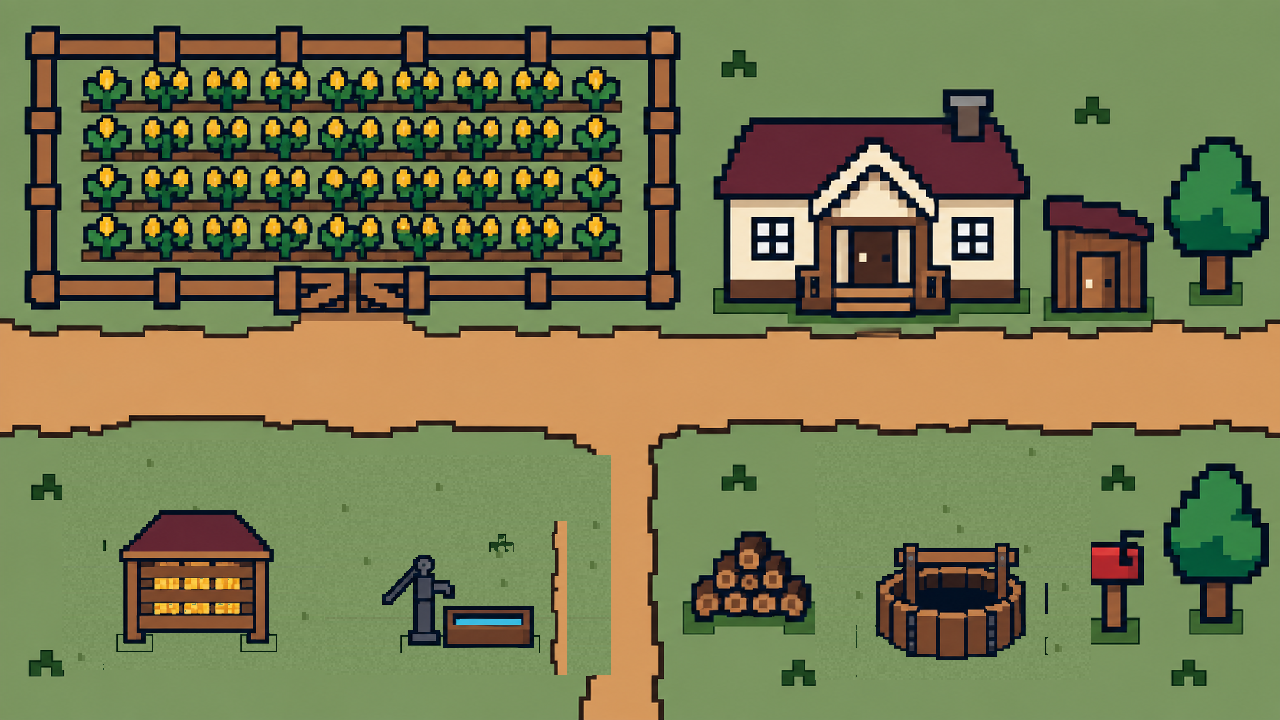
#> input picture assets/maps/corn_house.png, 1280 x 720 px, found by its file name
$ python adjust_corn_props.py
#> lines starting #> are read from the running program, lines starting #| are printed output that depends on the picture
from pathlib import Path
import random
from PIL import Image, ImageDraw

ROOT=Path(__file__).resolve().parents[1]
formal=Path(r"D:\farm-tycoon\assets\maps\corn_house.png")
source=Image.open(formal if formal.exists() else ROOT/"assets/maps/corn_house.png").convert("RGB")
#> source is the input picture: PIL image 1280x720 RGB; mean R, G, B 120.1, 122.5, 80.3
canvas=source.copy();rng=random.Random(4417)

def is_grass(c):
    r,g,b=c
    return g>70 and g>r*.88 and g>b*1.18

def local_grass(y):
    samples=[source.getpixel((x,max(0,min(719,y)))) for x in range(0,1280,8)]
    samples=[c for c in samples if is_grass(c)]
    if not samples:return (111,143,79)
    samples.sort(key=lambda c:sum(c))
    return samples[len(samples)//2]

def clear_to_grass(box):
    x0,y0,x1,y1=box;d=ImageDraw.Draw(canvas)
    for y in range(y0,y1,2):
        base=local_grass(y)
        for x in range(x0,x1,2):
            jitter=rng.choice([-5,-2,0,0,2,5]);c=tuple(max(0,min(255,v+jitter)) for v in base)
            d.rectangle((x,y,x+1,y+1),fill=c)
    for _ in range(max(8,(x1-x0)*(y1-y0)//9000)):
        x=rng.randrange(x0+5,x1-5);y=rng.randrange(y0+5,y1-5);c=local_grass(y)
        d.rectangle((x,y,x+3,y+7),fill=tuple(max(0,v-35) for v in c));d.rectangle((x+4,y+2,x+6,y+7),fill=tuple(max(0,v-22) for v in c))

def cut_object(box):
    crop=source.crop(box).convert("RGBA");alpha=Image.new("L",crop.size,0);ap=alpha.load();cp=crop.load()
    for y in range(crop.height):
        for x in range(crop.width):ap[x,y]=0 if is_grass(cp[x,y][:3]) else 255
    crop.putalpha(alpha);return crop

def shrink(box,scale=.70):
    obj=cut_object(box);clear_to_grass(box);size=(int(obj.width*scale),int(obj.height*scale));obj=obj.resize(size,Image.Resampling.NEAREST)
    x=box[0]+(box[2]-box[0]-size[0])//2;y=box[3]-size[1];canvas.paste(obj,(x,y),obj)

for rect in [(62,440,335,670),(325,455,610,675),(815,440,1090,680)]:shrink(rect)
#> this loop made 3 passes
#> pass 1, in cut_object, `crop = source.crop(box).convert('RGBA')`:
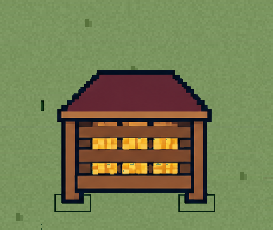
#> crop: PIL image 273x230 RGBA; mean R, G, B, A 117.5, 125.7, 81.6, 255
#> pass 1, in shrink, `obj = cut_object(box)`:
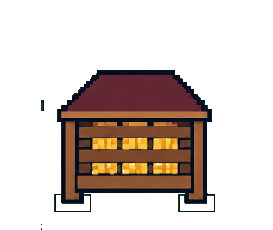
#> obj: PIL image 273x230 RGBA; mean R, G, B, A 117.5, 125.7, 81.6, 71.1; transparent parts drawn white
#> pass 1, in shrink, `obj = obj.resize(size, Image.Resampling.NEAREST)`:
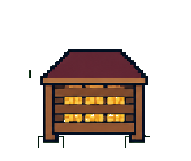
#> obj: PIL image 191x161 RGBA; mean R, G, B, A 118.1, 126.1, 81.8, 70.6; transparent parts drawn white
canvas.save(ROOT/"assets/maps/corn_house.png",optimize=True)
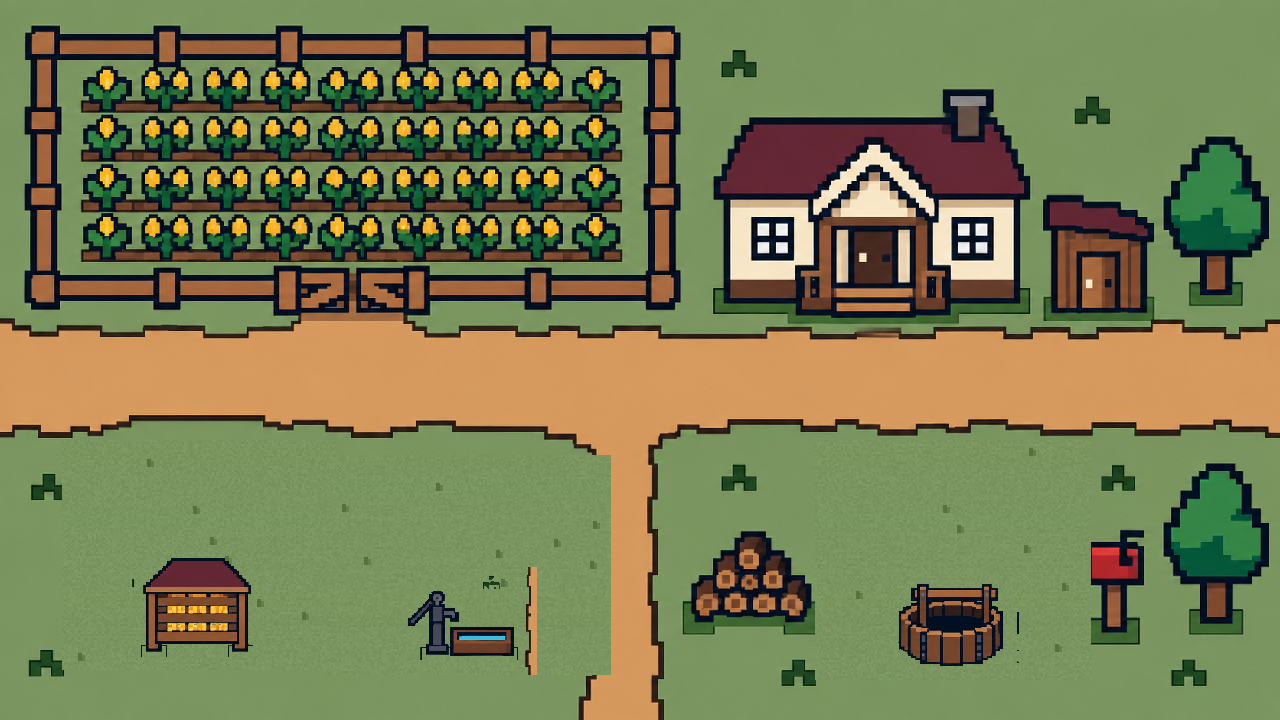
#> saved as corn_house.png: PIL image 1280x720 RGB; mean R, G, B 121, 124.5, 81.4
